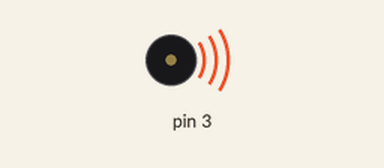
Recording of a sketch running on a simulated Arduino Uno, built with avr-gcc and run on an emulated ATmega328P. Parts: buzzer (waves = sounding).

Above: at 0.2 s.
Timing chart, 0 to 3.0 s (numbered marks = the images above):
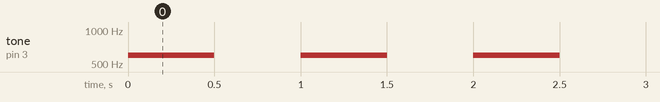

Measured:
- by itself, tone on pin 3: alternates 600 Hz for 0.50 s and silent for 0.50 s

The sketch:

buzzer_UNO.ino
```cpp
/*
  Buzzer beeping

  Turns a buzzer on for one second, then off for one second, repeatedly.
*/
// the setup function runs once when you press reset or power the board
//Uses Tone and NoTOne functions
void setup() {
  // initialize digital pin 3 as an output.
  pinMode(3, OUTPUT);
}

// the loop function runs over and over again forever
void loop() {
  tone(3, 600) ; // turn the buzzer on at 600Hz frequency
  delay(500);                      // wait for half second
  noTone(3);   // turn the buzzer off
  delay(500);                      // wait for half second
}
```
